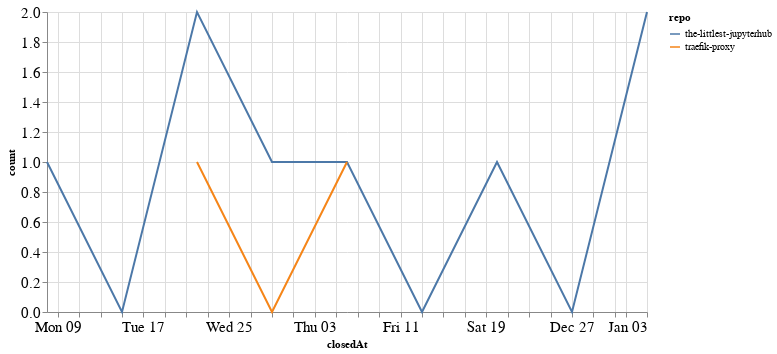

The code cell stored with this chart in its notebook:
### Code cell
closed_by_time = closed_by.groupby('repo').resample('W', on='closedAt').count()['author'].reset_index()
closed_by_time = closed_by_time.rename(columns={'author': 'count'})

alt.Chart(closed_by_time, width=600).mark_line().encode(
    x='closedAt',
    y='count',
    color='repo',
    tooltip="repo"
)

### Figure 1 — Vega-Lite specification as saved in the notebook (floating-point values rounded to 4 significant figures)
{"config": {"axisLeft": {"labelFontSize": 15}, "axisBottom": {"labelFontSize": 15}}, "data": {"name": "data-598df1481f907e3fb4c43a31519cf514"}, "mark": "line", "encoding": {"color": {"type": "nominal", "field": "repo"}, "tooltip": {"type": "nominal", "field": "repo"}, "x": {"type": "temporal", "field": "closedAt"}, "y": {"type": "quantitative", "field": "count"}}, "width": 600, "$schema": "https://vega.github.io/schema/vega-lite/v4.8.1.json", "datasets": {"data-598df1481f907e3fb4c43a31519cf514": [{"repo": "the-littlest-jupyterhub", "closedAt": "2020-11-08T00:00:00", "count": 1}, {"repo": "the-littlest-jupyterhub", "closedAt": "2020-11-15T00:00:00", "count": 0}, {"repo": "the-littlest-jupyterhub", "closedAt": "2020-11-22T00:00:00", "count": 2}, {"repo": "the-littlest-jupyterhub", "closedAt": "2020-11-29T00:00:00", "count": 1}, {"repo": "the-littlest-jupyterhub", "closedAt": "2020-12-06T00:00:00", "count": 1}, {"repo": "the-littlest-jupyterhub", "closedAt": "2020-12-13T00:00:00", "count": 0}, {"repo": "the-littlest-jupyterhub", "closedAt": "2020-12-20T00:00:00", "count": 1}, {"repo": "the-littlest-jupyterhub", "closedAt": "2020-12-27T00:00:00", "count": 0}, {"repo": "the-littlest-jupyterhub", "closedAt": "2021-01-03T00:00:00", "count": 2}, {"repo": "traefik-proxy", "closedAt": "2020-11-22T00:00:00", "count": 1}, {"repo": "traefik-proxy", "closedAt": "2020-11-29T00:00:00", "count": 0}, {"repo": "traefik-proxy", "closedAt": "2020-12-06T00:00:00", "count": 1}]}}
